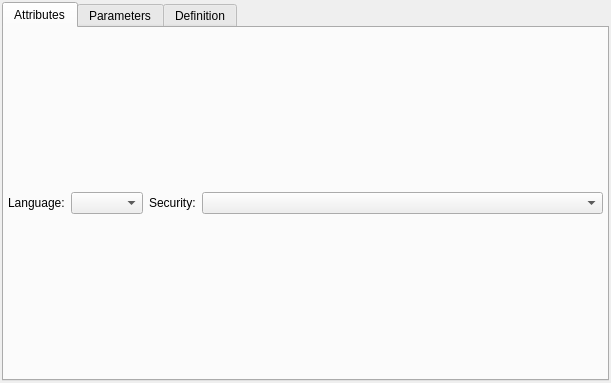
<?xml version="1.0" encoding="UTF-8"?>
<ui version="4.0">
 <class>BaseFunctionWidget</class>
 <widget class="QWidget" name="BaseFunctionWidget">
  <property name="geometry">
   <rect>
    <x>0</x>
    <y>0</y>
    <width>611</width>
    <height>383</height>
   </rect>
  </property>
  <property name="sizePolicy">
   <sizepolicy hsizetype="Preferred" vsizetype="Expanding">
    <horstretch>0</horstretch>
    <verstretch>0</verstretch>
   </sizepolicy>
  </property>
  <property name="minimumSize">
   <size>
    <width>465</width>
    <height>216</height>
   </size>
  </property>
  <layout class="QGridLayout" name="base_function_grid">
   <property name="leftMargin">
    <number>2</number>
   </property>
   <property name="topMargin">
    <number>2</number>
   </property>
   <property name="rightMargin">
    <number>2</number>
   </property>
   <property name="bottomMargin">
    <number>2</number>
   </property>
   <property name="spacing">
    <number>6</number>
   </property>
   <item row="1" column="0">
    <widget class="QTabWidget" name="func_config_twg">
     <property name="sizePolicy">
      <sizepolicy hsizetype="Expanding" vsizetype="Expanding">
       <horstretch>0</horstretch>
       <verstretch>0</verstretch>
      </sizepolicy>
     </property>
     <property name="minimumSize">
      <size>
       <width>0</width>
       <height>273</height>
      </size>
     </property>
     <property name="currentIndex">
      <number>0</number>
     </property>
     <widget class="QWidget" name="atributos_tab">
      <attribute name="title">
       <string>Attributes</string>
      </attribute>
      <layout class="QGridLayout" name="gridLayout">
       <property name="leftMargin">
        <number>4</number>
       </property>
       <property name="topMargin">
        <number>4</number>
       </property>
       <property name="rightMargin">
        <number>4</number>
       </property>
       <property name="bottomMargin">
        <number>4</number>
       </property>
       <property name="spacing">
        <number>6</number>
       </property>
       <item row="1" column="1">
        <widget class="QComboBox" name="language_cmb">
         <property name="maximumSize">
          <size>
           <width>100</width>
           <height>16777215</height>
          </size>
         </property>
        </widget>
       </item>
       <item row="1" column="2">
        <widget class="QLabel" name="security_lbl">
         <property name="maximumSize">
          <size>
           <width>16777215</width>
           <height>16777215</height>
          </size>
         </property>
         <property name="text">
          <string>Security:</string>
         </property>
         <property name="indent">
          <number>-1</number>
         </property>
        </widget>
       </item>
       <item row="1" column="0">
        <widget class="QLabel" name="language_lbl">
         <property name="sizePolicy">
          <sizepolicy hsizetype="Preferred" vsizetype="Preferred">
           <horstretch>0</horstretch>
           <verstretch>0</verstretch>
          </sizepolicy>
         </property>
         <property name="maximumSize">
          <size>
           <width>16777215</width>
           <height>16777215</height>
          </size>
         </property>
         <property name="font">
          <font>
           <weight>50</weight>
           <bold>false</bold>
          </font>
         </property>
         <property name="text">
          <string>Language:</string>
         </property>
        </widget>
       </item>
       <item row="1" column="3">
        <widget class="QComboBox" name="security_cmb">
         <property name="sizePolicy">
          <sizepolicy hsizetype="Expanding" vsizetype="Fixed">
           <horstretch>0</horstretch>
           <verstretch>0</verstretch>
          </sizepolicy>
         </property>
        </widget>
       </item>
      </layout>
     </widget>
     <widget class="QWidget" name="parametros_tab">
      <attribute name="title">
       <string>Parameters</string>
      </attribute>
     </widget>
     <widget class="QWidget" name="definicao_tab">
      <attribute name="title">
       <string>Definition</string>
      </attribute>
      <layout class="QGridLayout" name="gridLayout_4">
       <property name="leftMargin">
        <number>4</number>
       </property>
       <property name="topMargin">
        <number>4</number>
       </property>
       <property name="rightMargin">
        <number>4</number>
       </property>
       <property name="bottomMargin">
        <number>4</number>
       </property>
       <property name="spacing">
        <number>6</number>
       </property>
       <item row="0" column="0">
        <widget class="QFrame" name="library_frm">
         <property name="sizePolicy">
          <sizepolicy hsizetype="Preferred" vsizetype="Expanding">
           <horstretch>0</horstretch>
           <verstretch>0</verstretch>
          </sizepolicy>
         </property>
         <property name="frameShape">
          <enum>QFrame::NoFrame</enum>
         </property>
         <property name="frameShadow">
          <enum>QFrame::Raised</enum>
         </property>
         <layout class="QGridLayout" name="gridLayout_3">
          <property name="leftMargin">
           <number>2</number>
          </property>
          <property name="topMargin">
           <number>2</number>
          </property>
          <property name="rightMargin">
           <number>2</number>
          </property>
          <property name="bottomMargin">
           <number>2</number>
          </property>
          <property name="spacing">
           <number>6</number>
          </property>
          <item row="0" column="0" colspan="3">
           <widget class="QLabel" name="dy_library_lbl">
            <property name="text">
             <string>Dynamic Library:</string>
            </property>
           </widget>
          </item>
          <item row="0" column="3">
           <spacer name="horizontalSpacer_3">
            <property name="orientation">
             <enum>Qt::Horizontal</enum>
            </property>
            <property name="sizeHint" stdset="0">
             <size>
              <width>450</width>
              <height>20</height>
             </size>
            </property>
           </spacer>
          </item>
          <item row="1" column="1">
           <widget class="QLabel" name="symbol_lbl">
            <property name="enabled">
             <bool>true</bool>
            </property>
            <property name="maximumSize">
             <size>
              <width>16777215</width>
              <height>16777215</height>
             </size>
            </property>
            <property name="text">
             <string>Symbol:</string>
            </property>
           </widget>
          </item>
          <item row="1" column="2" colspan="2">
           <widget class="QLineEdit" name="symbol_edt">
            <property name="enabled">
             <bool>true</bool>
            </property>
            <property name="sizePolicy">
             <sizepolicy hsizetype="Preferred" vsizetype="Fixed">
              <horstretch>0</horstretch>
              <verstretch>0</verstretch>
             </sizepolicy>
            </property>
            <property name="clearButtonEnabled">
             <bool>true</bool>
            </property>
           </widget>
          </item>
          <item row="2" column="1">
           <widget class="QLabel" name="library_lbl">
            <property name="enabled">
             <bool>true</bool>
            </property>
            <property name="maximumSize">
             <size>
              <width>16777215</width>
              <height>16777215</height>
             </size>
            </property>
            <property name="text">
             <string>Library:</string>
            </property>
           </widget>
          </item>
          <item row="2" column="2" colspan="2">
           <widget class="QLineEdit" name="library_edt">
            <property name="enabled">
             <bool>true</bool>
            </property>
            <property name="sizePolicy">
             <sizepolicy hsizetype="Preferred" vsizetype="Fixed">
              <horstretch>0</horstretch>
              <verstretch>0</verstretch>
             </sizepolicy>
            </property>
            <property name="clearButtonEnabled">
             <bool>true</bool>
            </property>
           </widget>
          </item>
          <item row="3" column="2">
           <spacer name="verticalSpacer">
            <property name="orientation">
             <enum>Qt::Vertical</enum>
            </property>
            <property name="sizeHint" stdset="0">
             <size>
              <width>20</width>
              <height>40</height>
             </size>
            </property>
           </spacer>
          </item>
         </layout>
        </widget>
       </item>
       <item row="1" column="0">
        <widget class="QFrame" name="source_code_frm">
         <property name="sizePolicy">
          <sizepolicy hsizetype="Preferred" vsizetype="Expanding">
           <horstretch>0</horstretch>
           <verstretch>0</verstretch>
          </sizepolicy>
         </property>
         <property name="frameShape">
          <enum>QFrame::NoFrame</enum>
         </property>
         <property name="frameShadow">
          <enum>QFrame::Raised</enum>
         </property>
         <layout class="QGridLayout" name="gridLayout_2">
          <property name="leftMargin">
           <number>2</number>
          </property>
          <property name="topMargin">
           <number>2</number>
          </property>
          <property name="rightMargin">
           <number>2</number>
          </property>
          <property name="bottomMargin">
           <number>2</number>
          </property>
          <property name="spacing">
           <number>6</number>
          </property>
          <item row="0" column="0">
           <widget class="QLabel" name="sourc_code_lbl">
            <property name="text">
             <string>Source code:</string>
            </property>
           </widget>
          </item>
          <item row="0" column="1">
           <spacer name="horizontalSpacer">
            <property name="orientation">
             <enum>Qt::Horizontal</enum>
            </property>
            <property name="sizeHint" stdset="0">
             <size>
              <width>485</width>
              <height>20</height>
             </size>
            </property>
           </spacer>
          </item>
         </layout>
        </widget>
       </item>
      </layout>
     </widget>
    </widget>
   </item>
  </layout>
 </widget>
 <tabstops>
  <tabstop>func_config_twg</tabstop>
  <tabstop>language_cmb</tabstop>
  <tabstop>symbol_edt</tabstop>
  <tabstop>library_edt</tabstop>
 </tabstops>
 <resources/>
 <connections/>
</ui>
